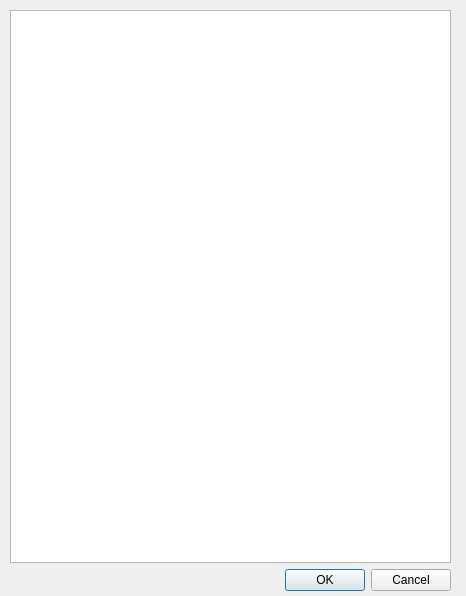
<?xml version="1.0" encoding="UTF-8"?>
<ui version="4.0">
 <class>Dialog</class>
 <widget class="QDialog" name="Dialog">
  <property name="geometry">
   <rect>
    <x>0</x>
    <y>0</y>
    <width>466</width>
    <height>596</height>
   </rect>
  </property>
  <property name="windowTitle">
   <string>Choose samples</string>
  </property>
  <widget class="QWidget" name="verticalLayoutWidget">
   <property name="geometry">
    <rect>
     <x>10</x>
     <y>10</y>
     <width>441</width>
     <height>581</height>
    </rect>
   </property>
   <layout class="QVBoxLayout" name="verticalLayout">
    <item>
     <widget class="QTreeWidget" name="treeWidget">
      <property name="editTriggers">
       <set>QAbstractItemView::EditTrigger::DoubleClicked|QAbstractItemView::EditTrigger::EditKeyPressed|QAbstractItemView::EditTrigger::SelectedClicked</set>
      </property>
      <property name="selectionMode">
       <enum>QAbstractItemView::SelectionMode::MultiSelection</enum>
      </property>
      <property name="selectionBehavior">
       <enum>QAbstractItemView::SelectionBehavior::SelectItems</enum>
      </property>
      <attribute name="headerVisible">
       <bool>false</bool>
      </attribute>
      <column>
       <property name="text">
        <string notr="true">1</string>
       </property>
      </column>
     </widget>
    </item>
    <item>
     <widget class="QDialogButtonBox" name="buttonBox">
      <property name="orientation">
       <enum>Qt::Orientation::Horizontal</enum>
      </property>
      <property name="standardButtons">
       <set>QDialogButtonBox::StandardButton::Cancel|QDialogButtonBox::StandardButton::Ok</set>
      </property>
     </widget>
    </item>
   </layout>
  </widget>
 </widget>
 <resources/>
 <connections>
  <connection>
   <sender>buttonBox</sender>
   <signal>accepted()</signal>
   <receiver>Dialog</receiver>
   <slot>accept()</slot>
   <hints>
    <hint type="sourcelabel">
     <x>248</x>
     <y>254</y>
    </hint>
    <hint type="destinationlabel">
     <x>157</x>
     <y>274</y>
    </hint>
   </hints>
  </connection>
  <connection>
   <sender>buttonBox</sender>
   <signal>rejected()</signal>
   <receiver>Dialog</receiver>
   <slot>reject()</slot>
   <hints>
    <hint type="sourcelabel">
     <x>316</x>
     <y>260</y>
    </hint>
    <hint type="destinationlabel">
     <x>286</x>
     <y>274</y>
    </hint>
   </hints>
  </connection>
 </connections>
</ui>
